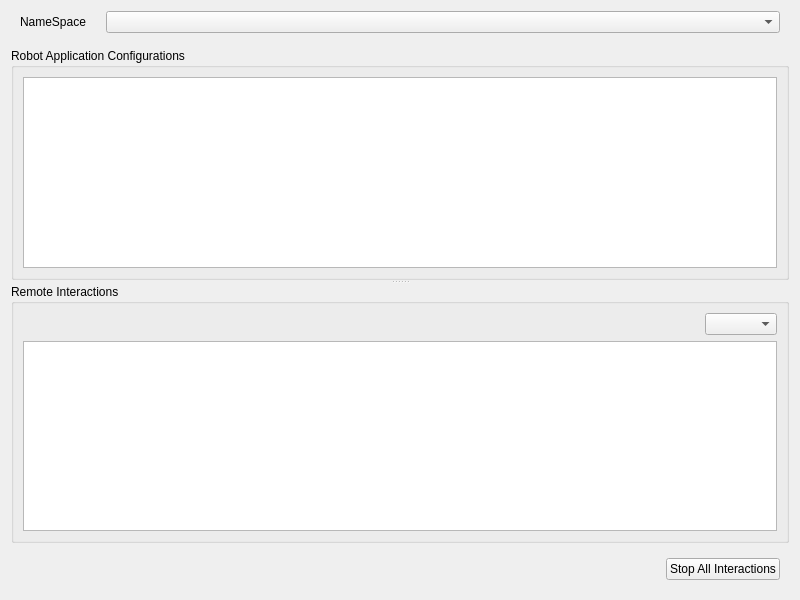
<?xml version="1.0" encoding="UTF-8"?>
<ui version="4.0">
 <class>interactions_chooser</class>
 <widget class="QWidget" name="interactions_chooser">
  <property name="enabled">
   <bool>true</bool>
  </property>
  <property name="geometry">
   <rect>
    <x>0</x>
    <y>0</y>
    <width>800</width>
    <height>600</height>
   </rect>
  </property>
  <property name="sizePolicy">
   <sizepolicy hsizetype="Preferred" vsizetype="Preferred">
    <horstretch>0</horstretch>
    <verstretch>0</verstretch>
   </sizepolicy>
  </property>
  <property name="windowTitle">
   <string>Interactions Chooser</string>
  </property>
  <layout class="QVBoxLayout" name="verticalLayout_2">
   <item>
    <layout class="QHBoxLayout" name="horizontalLayout">
     <property name="sizeConstraint">
      <enum>QLayout::SetDefaultConstraint</enum>
     </property>
     <property name="leftMargin">
      <number>9</number>
     </property>
     <property name="topMargin">
      <number>0</number>
     </property>
     <property name="rightMargin">
      <number>9</number>
     </property>
     <property name="bottomMargin">
      <number>9</number>
     </property>
     <item>
      <widget class="QLabel" name="label_3">
       <property name="sizePolicy">
        <sizepolicy hsizetype="Preferred" vsizetype="Preferred">
         <horstretch>0</horstretch>
         <verstretch>0</verstretch>
        </sizepolicy>
       </property>
       <property name="maximumSize">
        <size>
         <width>80</width>
         <height>16777215</height>
        </size>
       </property>
       <property name="acceptDrops">
        <bool>false</bool>
       </property>
       <property name="text">
        <string>NameSpace</string>
       </property>
      </widget>
     </item>
     <item>
      <widget class="QComboBox" name="namespace_checkbox">
       <property name="sizePolicy">
        <sizepolicy hsizetype="Preferred" vsizetype="Fixed">
         <horstretch>0</horstretch>
         <verstretch>0</verstretch>
        </sizepolicy>
       </property>
       <property name="maximumSize">
        <size>
         <width>16777215</width>
         <height>16777215</height>
        </size>
       </property>
      </widget>
     </item>
    </layout>
   </item>
   <item>
    <widget class="QSplitter" name="splitter">
     <property name="orientation">
      <enum>Qt::Vertical</enum>
     </property>
     <widget class="QGroupBox" name="groupBox">
      <property name="title">
       <string>Robot Application Configurations</string>
      </property>
      <layout class="QVBoxLayout" name="verticalLayout">
       <item>
        <widget class="QListView" name="pairings_grid">
         <property name="resizeMode">
          <enum>QListView::Adjust</enum>
         </property>
         <property name="viewMode">
          <enum>QListView::IconMode</enum>
         </property>
        </widget>
       </item>
      </layout>
     </widget>
     <widget class="QGroupBox" name="groupBox_2">
      <property name="title">
       <string>Remote Interactions</string>
      </property>
      <layout class="QVBoxLayout" name="verticalLayout_3">
       <item>
        <layout class="QHBoxLayout" name="horizontalLayout_3">
         <item>
          <spacer name="horizontalSpacer_2">
           <property name="orientation">
            <enum>Qt::Horizontal</enum>
           </property>
           <property name="sizeHint" stdset="0">
            <size>
             <width>40</width>
             <height>20</height>
            </size>
           </property>
          </spacer>
         </item>
         <item>
          <widget class="QComboBox" name="interactions_group_combobox">
           <property name="sizePolicy">
            <sizepolicy hsizetype="Preferred" vsizetype="Fixed">
             <horstretch>0</horstretch>
             <verstretch>0</verstretch>
            </sizepolicy>
           </property>
           <property name="sizeAdjustPolicy">
            <enum>QComboBox::AdjustToContents</enum>
           </property>
          </widget>
         </item>
        </layout>
       </item>
       <item>
        <widget class="QListView" name="interactions_grid">
         <property name="resizeMode">
          <enum>QListView::Adjust</enum>
         </property>
         <property name="viewMode">
          <enum>QListView::IconMode</enum>
         </property>
        </widget>
       </item>
      </layout>
     </widget>
    </widget>
   </item>
   <item>
    <widget class="QFrame" name="frame">
     <property name="frameShape">
      <enum>QFrame::NoFrame</enum>
     </property>
     <property name="frameShadow">
      <enum>QFrame::Raised</enum>
     </property>
     <layout class="QHBoxLayout" name="horizontalLayout_2">
      <item>
       <spacer name="horizontalSpacer">
        <property name="orientation">
         <enum>Qt::Horizontal</enum>
        </property>
        <property name="sizeHint" stdset="0">
         <size>
          <width>518</width>
          <height>20</height>
         </size>
        </property>
       </spacer>
      </item>
      <item>
       <widget class="QPushButton" name="button_stop_all_interactions">
        <property name="text">
         <string>Stop All Interactions</string>
        </property>
       </widget>
      </item>
     </layout>
    </widget>
   </item>
  </layout>
 </widget>
 <resources/>
 <connections/>
</ui>
